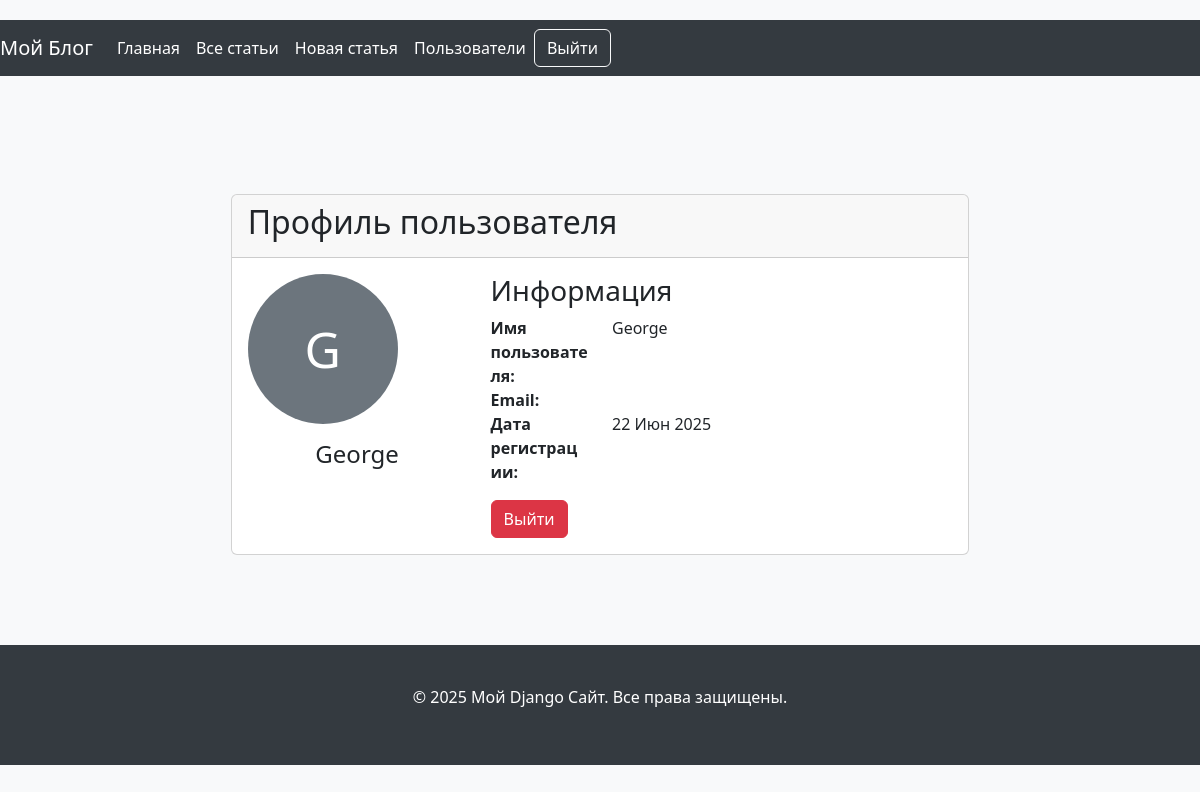
Screenshot of /auth/profile/ (signed in) with the database file from the repository.
### users/models.py (models this page shows, shortened)
class CustomUser(AbstractUser):
    bio = models.TextField(blank=True)
    avatar = models.ImageField(upload_to='avatars/', blank=True, null=True)
    groups = models.ManyToManyField(
        Group,
        verbose_name=_('groups'),
        blank=True,
        help_text=_('The groups this user belongs to.'),
        related_name="custom_user_set",  # Уникальное
        related_query_name="user",
    )
    user_permissions = models.ManyToManyField(
        Permission,
        verbose_name=_('user permissions'),
        blank=True,
        help_text=_('Specific permissions for this user.'),
        related_name="custom_user_set",  # Уникальное
        related_query_name="user",
    )

### authentication/views.py (the view)
# urls.py: path('profile/', views.ProfileView.as_view(), name='profile'),
class ProfileView(LoginRequiredMixin, TemplateView):
    template_name = 'auth/profile.html'
    def get_context_data(self, **kwargs):
        context = super().get_context_data(**kwargs)
        context['user'] = self.request.user
        return context

### authentication/templates/auth/profile.html (shortened to what this page needs)
{% extends 'blog/base.html' %}
{% block content %}
<div class="container mt-5">
    <div class="row justify-content-center">
        <div class="col-md-8">
            <div class="card">
                <div class="card-header">
                    <h2>Профиль пользователя</h2>
                </div>
                <div class="card-body">
                    <div class="row">
                        <div class="col-md-4 text-center">
                            <div class="mb-3">
                                {% if user.avatar %}
                                    <img src="{{ user.avatar.url }}" alt="Аватар" class="img-fluid rounded-circle" style="width: 150px; height: 150px;">
                                {% else %}
                                    <div class="bg-secondary text-white rounded-circle d-flex align-items-center justify-content-center" style="width: 150px; height: 150px; font-size: 50px;">
                                        {{ user.username|first|upper }}
                                    </div>
                                {% endif %}
                            </div>
                            <h4>{{ user.username }}</h4>
                        </div>
                        <div class="col-md-8">
                            <h3>Информация</h3>
                            <dl class="row">
                                <dt class="col-sm-3">Имя пользователя:</dt>
                                <dd class="col-sm-9">{{ user.username }}</dd>
                                <dt class="col-sm-3">Email:</dt>
                                <dd class="col-sm-9">{{ user.email }}</dd>
                                <dt class="col-sm-3">Дата регистрации:</dt>
                                <dd class="col-sm-9">{{ user.date_joined|date:"d M Y" }}</dd>
                            </dl>
                            <a href="{% url 'auth:logout' %}" class="btn btn-danger">Выйти</a>
                        </div>
                    </div>
                </div>
            </div>
        </div>
    </div>
</div>
{% endblock %}

### static/css/style.css (style rules this page uses)
body { font-family: 'Segoe UI', Tahoma, Geneva, Verdana, sans-serif; background-color: #f8f9fa; padding-top: 20px; }
.container { max-width: 1200px; margin: 0 auto; padding: 20px; }

### rows the page displays
CustomUser: username|first "G", username "George", date_joined "22 Июн 2025"
